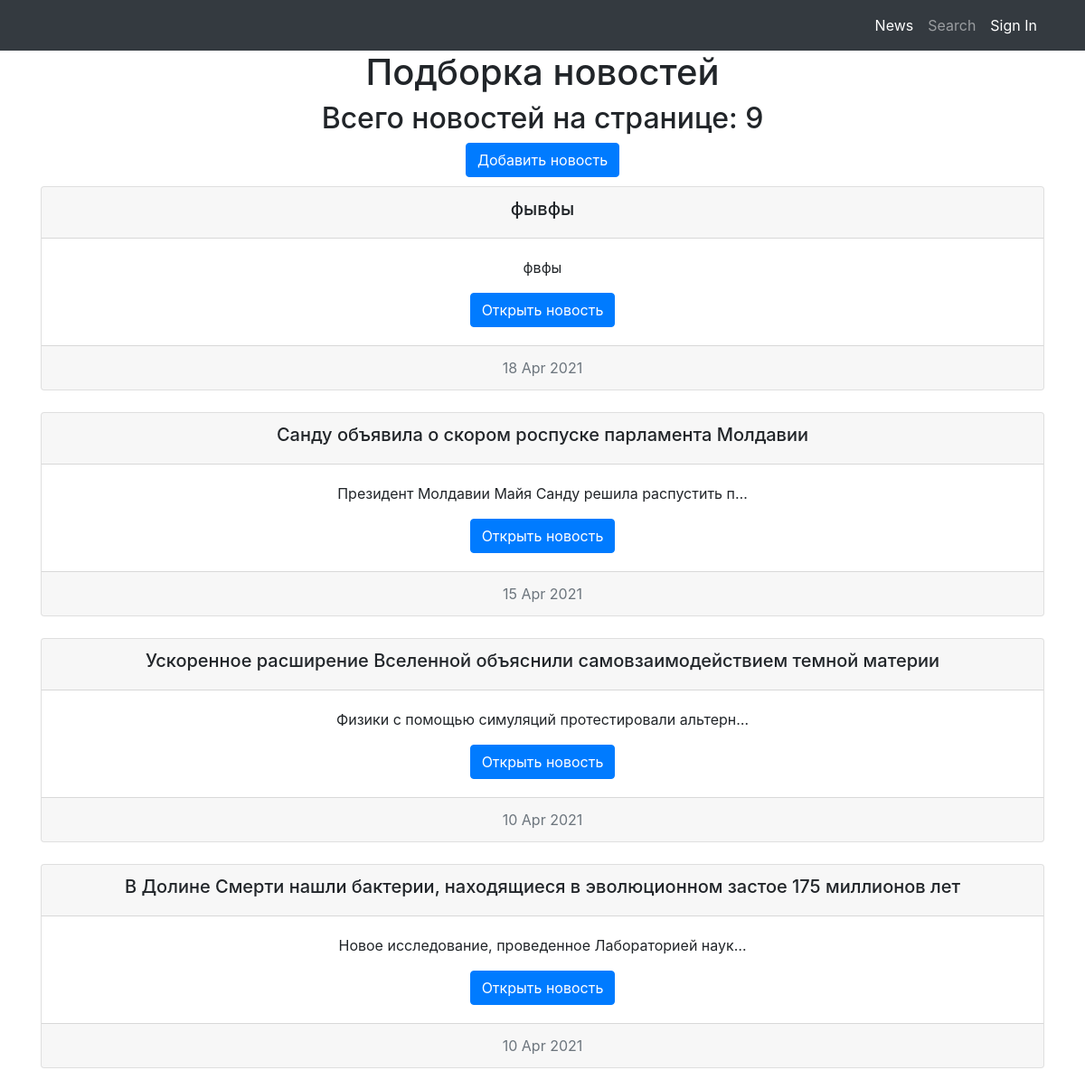
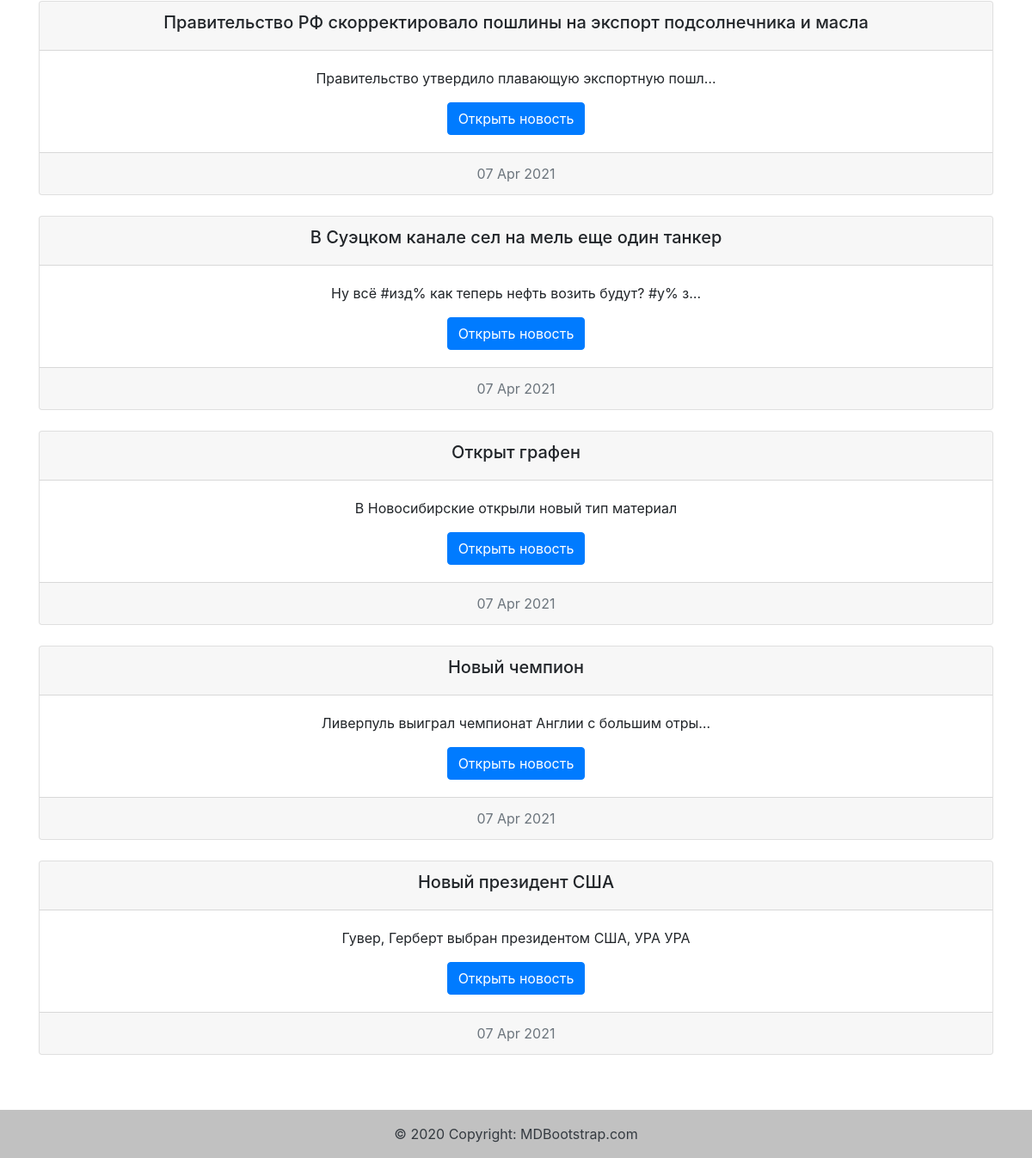
Page /news/ on the committed database (2 pictures, top to bottom).
### news/models.py (models this page shows, shortened)
class Post(models.Model):
    NEWS = 'NEWS'
    POST = 'POST'
    type_choice = [(NEWS, 'Новость'), (POST, 'Пост')]
    author = models.ForeignKey('accounts.Author', on_delete=models.CASCADE)
    date_of_creation = models.DateTimeField(auto_now_add=True)
    text_content = models.TextField()
    rating = models.IntegerField(default=0)
    header = models.CharField(max_length=255)
    category = models.ManyToManyField(Category, through='PostCategory')
    type_of_content = models.CharField(max_length=4, choices=type_choice, default=NEWS)
    def get_absolute_url(self):
        return reverse('single_news', args=(self.pk,))  # нужен для редиректа после создания или изменения

### news/views.py (the view)
# urls.py: path('', cache_page(60)(PostsView.as_view())),
class PostsView(ListView):
    model = Post
    template_name = r'news/news.html'
    context_object_name = 'news'
    queryset = Post.objects.all().order_by('-date_of_creation')
    paginate_by = 10

### news/templatetags/my_filters.py (called while the page is built)
@register.filter(name='censor')
def censor(value):
    assert type(value) == str
    list_of_words = value.split()
    for word in list_of_words:
        if word.lower() in ['хуй', 'пизда', 'ебать', 'блять']:
            index = list_of_words.index(word)
            list_of_words[index] = '#' + word[1:-1] + '%'
    return ' '.join(list_of_words)

### news/templates/news/news.html (shortened to what this page needs)
{% extends 'news/default.html' %}
{% load my_filters %}
{% block content %}
<h1>Подборка новостей</h1>
<h2> Всего новостей на странице: {{ news|length }}</h2>
<a href="{% url 'create_news' %}" class="btn btn-primary" style="margin-bottom: 10px">Добавить новость</a>
{% for single_news in news %}
    <div class="card text-center">
      <div class="card-header">
          <h5>{{ single_news.header|censor }}</h5>
      </div>
      <div class="card-body">
        <p class="card-text">{{ single_news.text_content|truncatechars:50|censor }}</p>
        <a href="{{ single_news.get_absolute_url }}" class="btn btn-primary">Открыть новость</a>
      </div>
      <div class="card-footer text-muted">
          {{ single_news.date_of_creation|date:'d M Y'}}
      </div>
    </div>
    <br>
{% endfor %}
{% endblock %}

### rows in the picture
Post: header|censor "фывфы", text_content|censor "фвфы", date_of_creation "18 Apr 2021"
Post: header|censor "Санду объявила о скором роспуске парламента Молдавии", text_content|censor "Президент Молдавии Майя Санду решила распустить п…", date_of_creation "15 Apr 2021"
Post: header|censor "Ускоренное расширение Вселенной объяснили самовзаимодействием темной материи", text_content|censor "Физики с помощью симуляций протестировали альтерн…", date_of_creation "10 Apr 2021"
Post: header|censor "В Долине Смерти нашли бактерии, находящиеся в эволюционном застое 175 миллионов лет", text_content|censor "Новое исследование, проведенное Лабораторией наук…", date_of_creation "10 Apr 2021"
Post: header|censor "Правительство РФ скорректировало пошлины на экспорт подсолнечника и масла", text_content|censor "Правительство утвердило плавающую экспортную пошл…", date_of_creation "07 Apr 2021"
Post: header|censor "В Суэцком канале сел на мель еще один танкер", text_content|censor "Ну всё #изд% как теперь нефть возить будут? #у% з…", date_of_creation "07 Apr 2021"
Post: header|censor "Открыт графен", text_content|censor "В Новосибирские открыли новый тип материал", date_of_creation "07 Apr 2021"
Post: header|censor "Новый чемпион", text_content|censor "Ливерпуль выиграл чемпионат Англии с большим отры…", date_of_creation "07 Apr 2021"
Post: header|censor "Новый президент США", text_content|censor "Гувер, Герберт выбран президентом США, УРА УРА", date_of_creation "07 Apr 2021"

### other values in the picture
{{ news|length }} "9"
